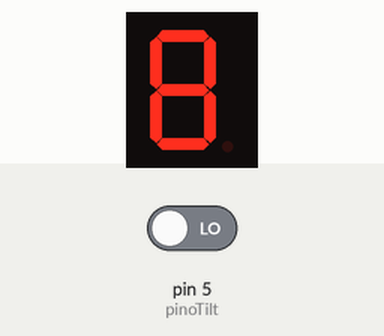
Bench run of a sketch on a simulated Arduino Uno, built with avr-gcc and run on an emulated ATmega328P. Shown: 1-digit seven-segment display. Wiring (inferred from the names in the program): 1-digit 7-segment display, segments lit when LOW: segments pin 12, pin 13, pin 9, pin 8, pin 7, pin 11, pin 10. Inputs (shaded band) come from the test bench; at power-on: pin 5 (pinoTilt) LOW. Random numbers use the default seed unless the sketch sets one; the segment pins are drawn as the display they are named for.

Above: at 1.2 s.
1.3 s: pin 5 (pinoTilt) driven HIGH
At 1.39 s:
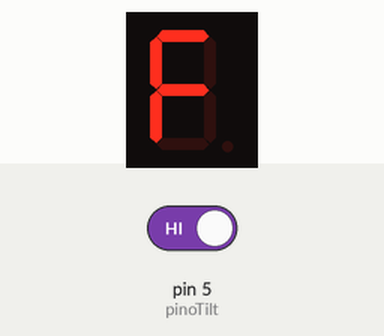
At 3.7 s:
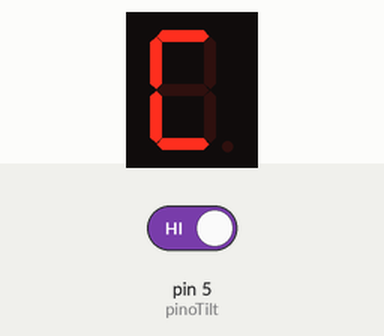
4.3 s: pin 5 (pinoTilt) driven LOW
At 5.8 s:
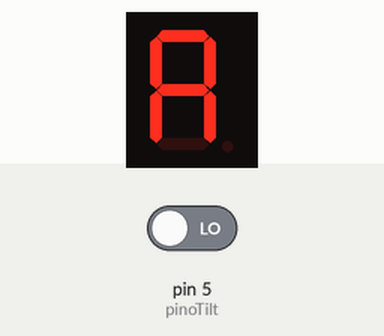
Timing chart, 0 to 7.3 s (numbered marks = the images above; inputs shaded):
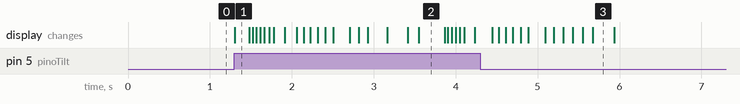

Measured:
- after the input at 1.3 s, the display: changes at once (image 1)

The sketch:

15_1_dado_eletronico_letra.ino
```cpp
// Projeto 15 - Dado eletrônico com letra

int segE = 7;
int segD = 8;
int segC = 9;
int segB = 13;
int segA = 12;
int segF = 11;
int segG = 10;

int pinoTilt = 5;

void setup() {
  pinMode(segE, OUTPUT);
  pinMode(segD, OUTPUT);
  pinMode(segC, OUTPUT);
  pinMode(segB, OUTPUT);
  pinMode(segA, OUTPUT);
  pinMode(segF, OUTPUT);
  pinMode(segG, OUTPUT);

  pinMode(pinoTilt, INPUT);
}

void loop() {
  if (digitalRead(pinoTilt) == HIGH) {
    jogaDado();
  }
}


void jogaDado() {
  //Mostra 24 números
  for (int i=0; i<35; i++) {
    //Escolhe um numero aleatorio entre 0 e 5
    switch (random(0, 6)) {
      case 0:
        acendeA();
        break;
      case 1:
        acendeB();
        break;
      case 2:
        acendeC();
        break;
      case 3:
        acendeD();
        break;
      case 4:
        acendeE();
        break;
      case 5:
        acendeF();
        break;
      default:
        apaga();
        break;
    }
    delay(4*i); // O delay aumenta conforme passam mais numeros
  }
}


void acendeA() {
  digitalWrite(segE, LOW);
  digitalWrite(segD, HIGH);
  digitalWrite(segC, LOW);
  digitalWrite(segB, LOW);
  digitalWrite(segA, LOW);
  digitalWrite(segF, LOW);
  digitalWrite(segG, LOW);
}
void acendeB() {
  digitalWrite(segE, LOW);
  digitalWrite(segD, LOW);
  digitalWrite(segC, LOW);
  digitalWrite(segB, LOW);
  digitalWrite(segA, LOW);
  digitalWrite(segF, LOW);
  digitalWrite(segG, LOW);
}
void acendeC() {
  digitalWrite(segE, LOW);
  digitalWrite(segD, LOW);
  digitalWrite(segC, HIGH);
  digitalWrite(segB, HIGH);
  digitalWrite(segA, LOW);
  digitalWrite(segF, LOW);
  digitalWrite(segG, HIGH);
}
void acendeD() {
  digitalWrite(segE, LOW);
  digitalWrite(segD, LOW);
  digitalWrite(segC, LOW);
  digitalWrite(segB, LOW);
  digitalWrite(segA, LOW);
  digitalWrite(segF, LOW);
  digitalWrite(segG, HIGH);
}
void acendeE() {
  digitalWrite(segE, LOW);
  digitalWrite(segD, LOW);
  digitalWrite(segC, HIGH);
  digitalWrite(segB, HIGH);
  digitalWrite(segA, LOW);
  digitalWrite(segF, LOW);
  digitalWrite(segG, LOW);
}
void acendeF() {
  digitalWrite(segE, LOW);
  digitalWrite(segD, HIGH);
  digitalWrite(segC, HIGH);
  digitalWrite(segB, HIGH);
  digitalWrite(segA, LOW);
  digitalWrite(segF, LOW);
  digitalWrite(segG, LOW);
}
void apaga() {
  digitalWrite(segE, HIGH);
  digitalWrite(segD, HIGH);
  digitalWrite(segC, HIGH);
  digitalWrite(segB, HIGH);
  digitalWrite(segA, HIGH);
  digitalWrite(segF, HIGH);
  digitalWrite(segG, HIGH);
}
```
